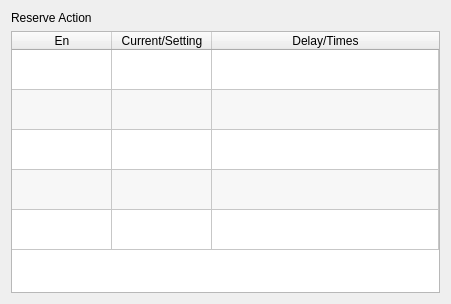
<?xml version="1.0" encoding="UTF-8"?>
<ui version="4.0">
 <class>ICPneumaticActionPage</class>
 <widget class="QWidget" name="ICPneumaticActionPage">
  <property name="geometry">
   <rect>
    <x>0</x>
    <y>0</y>
    <width>451</width>
    <height>304</height>
   </rect>
  </property>
  <property name="windowTitle">
   <string>Form</string>
  </property>
  <layout class="QVBoxLayout" name="verticalLayout">
   <item>
    <widget class="QLabel" name="label">
     <property name="text">
      <string>Reserve Action</string>
     </property>
    </widget>
   </item>
   <item>
    <widget class="QTableWidget" name="tableWidget">
     <property name="styleSheet">
      <string notr="true">::item{
height: 33px;
}

::item::QCheckBox{
	spacing: 24px;
}

::indicator {
     width: 32px;
     height: 32px;
 }

::indicator:unchecked 
{
     image: url(:/resource/check_unchecked.png);
 }
::indicator:checked 
{
     image: url(:/resource/check_checked.png);
 }

QRadioButton::indicator:checked:disabled
{
 image: url(:/resource/check_checked_disable.png);
}

QRadioButton::indicator:unchecked:disabled
{
 image: url(:/resource/check_unchecked_disable.png);
}



</string>
     </property>
     <property name="editTriggers">
      <set>QAbstractItemView::NoEditTriggers</set>
     </property>
     <property name="showDropIndicator" stdset="0">
      <bool>false</bool>
     </property>
     <property name="alternatingRowColors">
      <bool>true</bool>
     </property>
     <property name="selectionMode">
      <enum>QAbstractItemView::NoSelection</enum>
     </property>
     <property name="selectionBehavior">
      <enum>QAbstractItemView::SelectRows</enum>
     </property>
     <property name="showGrid">
      <bool>true</bool>
     </property>
     <property name="gridStyle">
      <enum>Qt::SolidLine</enum>
     </property>
     <property name="wordWrap">
      <bool>true</bool>
     </property>
     <property name="cornerButtonEnabled">
      <bool>false</bool>
     </property>
     <attribute name="horizontalHeaderMinimumSectionSize">
      <number>48</number>
     </attribute>
     <attribute name="horizontalHeaderStretchLastSection">
      <bool>true</bool>
     </attribute>
     <attribute name="verticalHeaderVisible">
      <bool>false</bool>
     </attribute>
     <attribute name="verticalHeaderDefaultSectionSize">
      <number>40</number>
     </attribute>
     <attribute name="verticalHeaderMinimumSectionSize">
      <number>40</number>
     </attribute>
     <attribute name="verticalHeaderStretchLastSection">
      <bool>false</bool>
     </attribute>
     <row>
      <property name="text">
       <string>Reserve2</string>
      </property>
     </row>
     <row>
      <property name="text">
       <string>Reserve3</string>
      </property>
     </row>
     <row>
      <property name="text">
       <string>Reserve4</string>
      </property>
     </row>
     <row>
      <property name="text">
       <string>Reserve5</string>
      </property>
     </row>
     <row>
      <property name="text">
       <string>Reserve6</string>
      </property>
     </row>
     <column>
      <property name="text">
       <string>En</string>
      </property>
      <property name="textAlignment">
       <set>AlignHCenter|AlignVCenter|AlignCenter</set>
      </property>
     </column>
     <column>
      <property name="text">
       <string>Current/Setting</string>
      </property>
     </column>
     <column>
      <property name="text">
       <string>Delay/Times</string>
      </property>
     </column>
     <item row="0" column="0">
      <property name="text">
       <string/>
      </property>
      <property name="checkState">
       <enum>Unchecked</enum>
      </property>
     </item>
     <item row="0" column="1">
      <property name="text">
       <string/>
      </property>
     </item>
     <item row="1" column="0">
      <property name="text">
       <string/>
      </property>
      <property name="checkState">
       <enum>Unchecked</enum>
      </property>
     </item>
     <item row="1" column="1">
      <property name="text">
       <string/>
      </property>
     </item>
     <item row="2" column="0">
      <property name="text">
       <string/>
      </property>
      <property name="checkState">
       <enum>Unchecked</enum>
      </property>
     </item>
     <item row="2" column="1">
      <property name="text">
       <string/>
      </property>
     </item>
     <item row="3" column="0">
      <property name="text">
       <string/>
      </property>
      <property name="checkState">
       <enum>Unchecked</enum>
      </property>
     </item>
     <item row="3" column="1">
      <property name="text">
       <string/>
      </property>
     </item>
     <item row="4" column="0">
      <property name="text">
       <string/>
      </property>
      <property name="checkState">
       <enum>Unchecked</enum>
      </property>
     </item>
     <item row="4" column="1">
      <property name="text">
       <string/>
      </property>
     </item>
    </widget>
   </item>
  </layout>
 </widget>
 <resources/>
 <connections/>
</ui>
